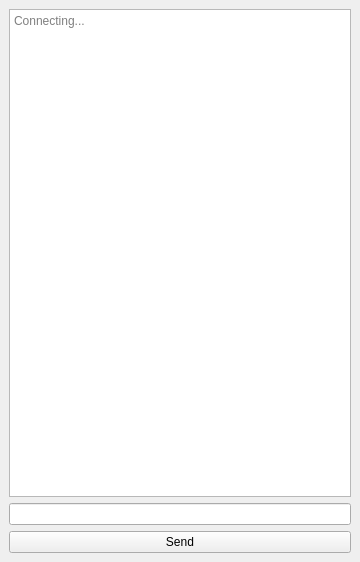
<?xml version="1.0" encoding="UTF-8"?>
<ui version="4.0">
 <class>MainWindow</class>
 <widget class="QMainWindow" name="MainWindow">
  <property name="geometry">
   <rect>
    <x>0</x>
    <y>0</y>
    <width>360</width>
    <height>562</height>
   </rect>
  </property>
  <property name="windowTitle">
   <string>MainWindow</string>
  </property>
  <widget class="QWidget" name="centralwidget">
   <layout class="QVBoxLayout" name="verticalLayout">
    <item>
     <widget class="QPlainTextEdit" name="message_box">
      <property name="readOnly">
       <bool>true</bool>
      </property>
      <property name="placeholderText">
       <string>Connecting...</string>
      </property>
     </widget>
    </item>
    <item>
     <widget class="QLineEdit" name="message_input">
      <property name="clearButtonEnabled">
       <bool>false</bool>
      </property>
     </widget>
    </item>
    <item>
     <widget class="QPushButton" name="pushButton">
      <property name="text">
       <string>Send</string>
      </property>
     </widget>
    </item>
   </layout>
  </widget>
 </widget>
 <resources/>
 <connections/>
</ui>
